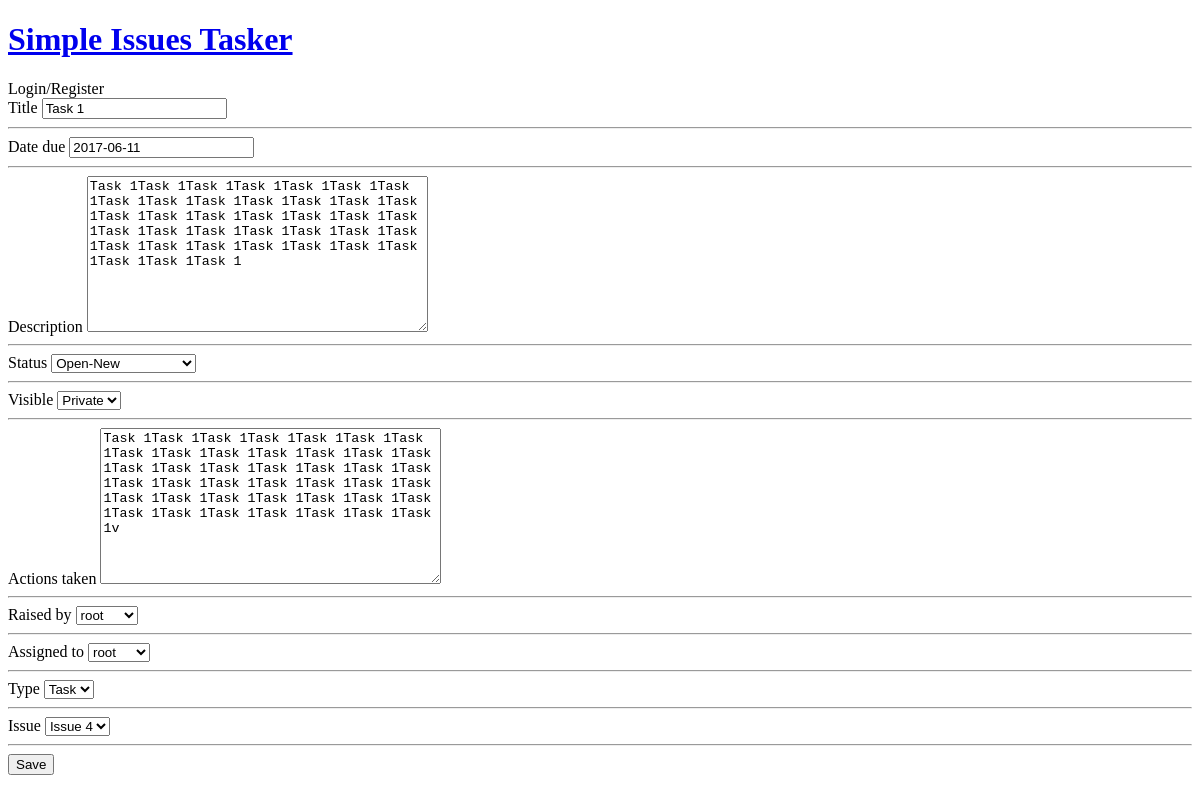
Before: /update/task/1 with the older database file.
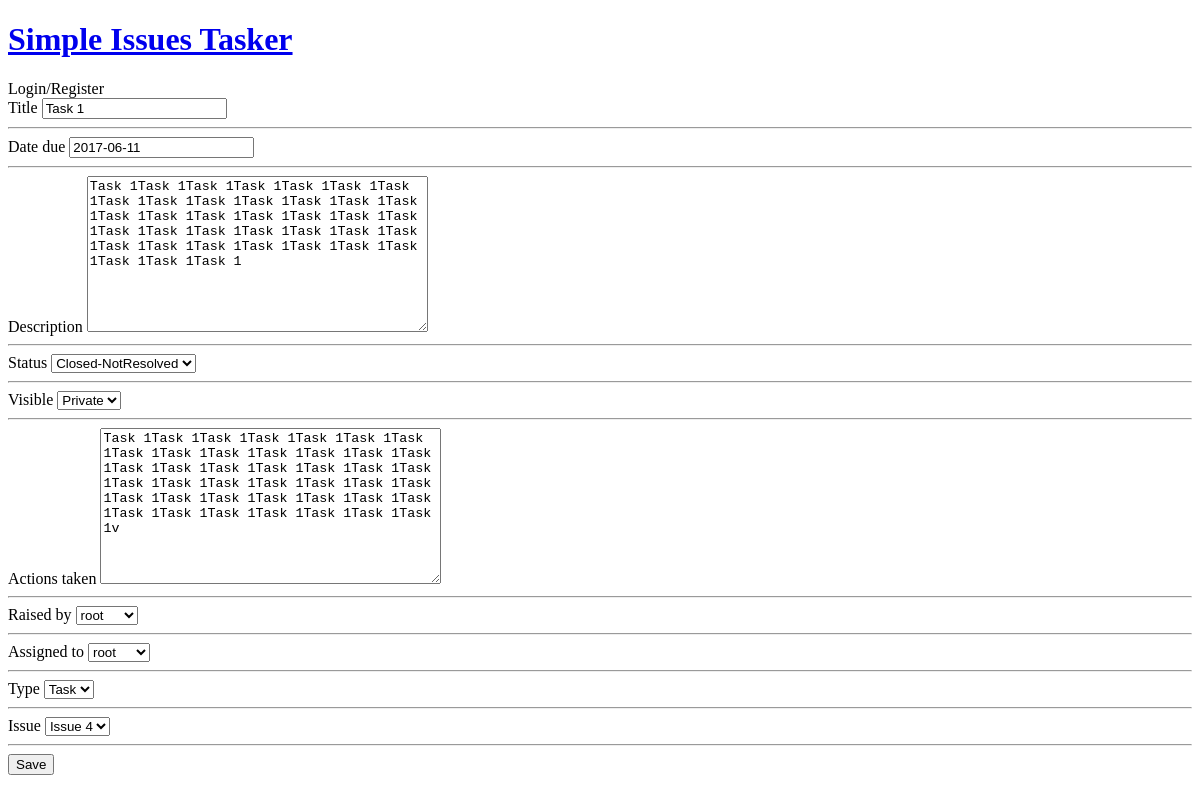
After: the same page with the newer database file.
### si_tracker/models.py (models this page shows, shortened)
class Item(models.Model):
    class Meta:
        abstract = True
        ordering = ['-date_raised', '-id']
    statuses = (
        ('Open-New', 'Open-New'),
        ('In Progress', 'In Progress'),
        ('Closed-Resolved', 'Closed-Resolved'),
        ('Closed-NotResolved', 'Closed-NotResolved')
    )
    visibility = (
        ('Private', 'Private'),
        ('Public', 'Public')
    )
    type = "Item"
    title = models.CharField(max_length=150, verbose_name="Title")
    date_raised = models.DateField(auto_now_add=True, verbose_name="Date raised")
    date_due = models.DateField(blank=True, verbose_name="Date due")
    description = models.TextField(verbose_name="Description", max_length=5000)
    status = models.CharField(max_length=20, choices=statuses, default=statuses[0], verbose_name="Status")
    visible = models.CharField(max_length=10, default=visibility[1], choices=visibility, verbose_name="Visible")
    actions_taken = models.TextField(max_length=5000, verbose_name="Actions taken")
    def __str__(self):
        return self.title

class Task(Item):
    types = (('Task', 'Task'), ('Idea', 'Idea'))
    raised_by = models.ForeignKey(User, verbose_name="Raised by", related_name='Task')
    assigned_to = models.ForeignKey(User, verbose_name="Assigned to")
    type = models.CharField(max_length=10, choices=types, default=types[0], verbose_name="Type")
    issue = models.ForeignKey(Issue, verbose_name='Issue')

### si_tracker/views.py (the view)
# urls.py: url(r'^new/(?P<type>[\w\-]+)/$', views.item_create_update, name='new_item'),
def item_create_update(req, type='', item=''):
    args = dict()
    args['type'] = type
    if type == 'issue':
        Item = Issue
        Form = IssueForm
    elif type == 'task':
        Item = Task
        Form = TaskForm
    else:
        return Http404()
    if item:
        _item = get_object_or_404(Item, id=item)
        args['item'] = _item.id
    else:
        _item = None
        args['item'] = None
    if req.method == 'POST':
        form = Form(req.POST, instance=_item)
        if form.is_valid():
            _item = form.save(commit=False)
            form.save()
            return redirect(_item.get_absolute_url())
        else:
            args['form'] = form
    else:
        args['form'] = Form(instance=_item)
    return render(req, 'item_form/index.html', args)

### si_tracker/forms.py
class TaskForm(forms.ModelForm):
    class Meta:
        model = Task
        exclude = []

### si_tracker/templates/item_form/index.html (shortened to what this page needs)
{% extends 'base.html' %}
{% block content %}
    <form action="
    {% if item %}
        {% url 'tracker:update_item' type item %}
    {% else %}
        {% url 'tracker:new_item' type %}
    {% endif %}
    " method="post">
        {% for field in form %}
            {{ field.label }}
            {{ field }}
            <hr>
        {% endfor %}
        <input type="submit" value="Save">
    </form>
{% endblock %}

Changed rows visible on the page:
changed Task "Task 1": status "Open-New" → "Closed-NotResolved"
